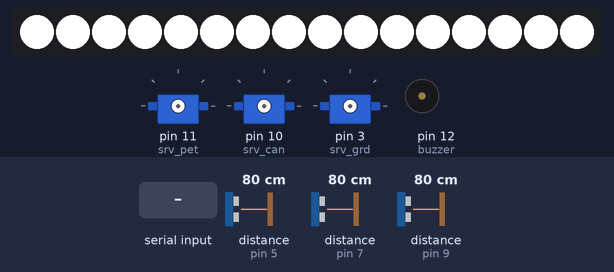
Recording of a sketch running on a simulated Arduino Uno, built with avr-gcc and run on an emulated ATmega328P. Parts: 16 RGB LEDs in strip order, left to right, 3 × servo, buzzer (waves = sounding). Wiring (inferred from the names in the program): 3 × ultrasonic range finder: trigger pin 4, echo pin 5 / trigger pin 6, echo pin 7 / trigger pin 8, echo pin 9. The test bench sets the inputs (shaded band); at power-on: distance to the obstacle (sensors on pin 5, pin 9, pin 7) 80 cm. The echo pulse lasts 58.3 µs per cm; what the sketch prints to the serial monitor is not drawn.

Above: at 1.6 s.
6.4 s: "0" received over Serial
7.9 s: distance to the obstacle (sensor on pin 5) set to 2 cm
9.9 s: "C90\n" received over Serial
At 11.3 s:
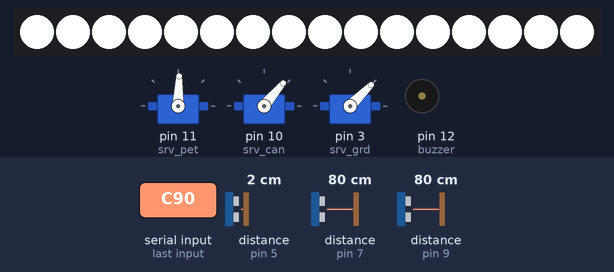
At 12.85 s:
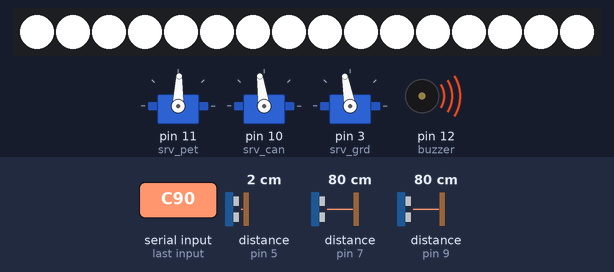
12.9 s: distance to the obstacle (sensor on pin 9) set to 2 cm
15.7 s: "B90\n" received over Serial
At 16.9 s:
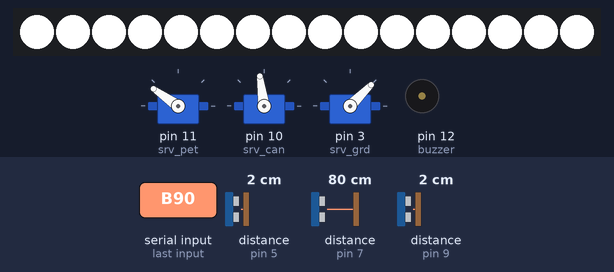
18.7 s: "C,45\n" received over Serial
At 20.44 s:
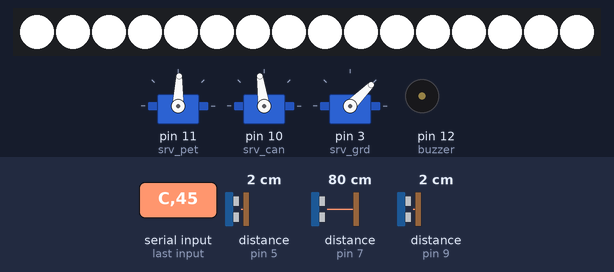
Timing chart, 0 to 22.0 s (numbered marks = the images above; inputs shaded):
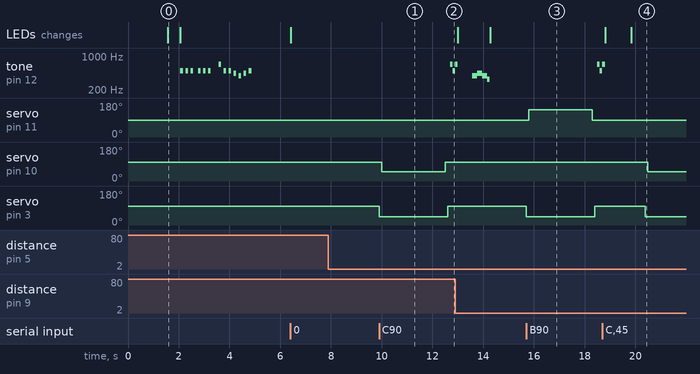

The sketch:

firmware.ino
```cpp
#include <Servo.h>
#include <Adafruit_NeoPixel.h>


//set pinnums
//trig : echo
//4:5 = recycling obj
//6:7 = can_full
//8:9 = bot_full
const unsigned int trigs[] = { 4, 6, 8 };
const unsigned int echos[] = { 5, 7, 9 };
const unsigned int lights = 13;
const unsigned int buzzer = 12;

//set values
unsigned int         ref_dist[] = { 0, 0, 0 };
const unsigned int  numpixels = 16;
const int pet_close = 88;   const int pet_open = 145;
const int can_close = 98;   const int can_open = 50;
const int guard_on = 100;   const int guard_off = 45;
const int gar_dis = 30;   const int obj_dis =30;
Servo srv_pet, srv_can, srv_grd;
Adafruit_NeoPixel pixels(numpixels, lights, NEO_GRB + NEO_KHZ800);
const int notes[] = { 262, 294, 330, 349, 392, 440, 494, 680 };
const char codes[] = "cdefgabc";
const char* songs_no = "2";
const char* songs_yes = "878";
const char* songs_full = "5566553";
const char* songs_start = "7070700707070008070706050607";

//set flags
int flag = 4;
char s_flag = 'N';
int neo_flag =0;


//func tree
/*
-setup()
	|- set_ref_dist()
		|- get_dist()
		|- trig()
		|- get_echoTime()
-loop()
	|- Read_start_ch()
    |- sound_buzzer()
	|- lights_on()
	|- check_garbage_full()
		|- check_distance()
		|- sound_buzzer()
       |- player()
	|- check_obj()
		|- check_distance()
	|- read_obj_msg()
		|- lights_off()
		|- actvate_can()
		|- activate_bot
		|- sound_buzzer()
       |- player()
*/
void set_ref_dist(int id);
unsigned int get_dist(unsigned int index);
void trig(unsigned int pinTrig);
unsigned long get_echoTime(unsigned int pinEcho);
unsigned int Read_start_ch(void);
unsigned int check_garbage_full(void);
unsigned int check_obj(void);
unsigned int read_obj_msg(void);
unsigned int check_distance(int dis,int id);
//void sound_buzzer(int i);
void activate_bot(void);
void actvate_can(void);
void lights_on(void);
void lights_off(void);
void sound_buzzer(char* song);
void player(char ch, int tm);

void setup() {
  //serial communication
    Serial.begin(9600);

  //set ultrasonic
    for (int i = 0; i < 3; i++) {
        pinMode(trigs[i], OUTPUT);  pinMode(echos[i], INPUT);
    }

  //save reference distance
    for(int i = 0; i < 3; i++){
      set_ref_dist(i);
  }


  //set pixel
  pixels.begin();
  lights_on();
  delay(500);
  lights_off();

  sound_buzzer(songs_start);
  //set servo
    srv_pet.attach(11);  srv_pet.write(pet_close); delay(100);
    srv_can.attach(10);  srv_can.write(can_close); delay(100);
    srv_grd.attach(3);  srv_grd.write(guard_on); delay(100);


}

void loop() {
  if(flag==4){
    flag = Read_start_ch();

  }
  if(flag==0){
    flag=check_garbage_full();
  }

  if(flag==1){
    flag = check_obj();
  }

  if(flag==2){
    flag = read_obj_msg();

  }
}

//setting reference distance
void set_ref_dist(int id){
    int sum = 0;

    for (int i = 0; i < 100; i++)
        sum = sum + get_dist(id);


    ref_dist[id] = sum / 100;

}

//get distance
unsigned int get_dist(unsigned int index){
    trig(trigs[index]);

    unsigned long echo_time = get_echoTime(echos[index]);

    if (echo_time != 0)
        return 17 * echo_time / 100;
    else
        return 0;
}

//trig
void trig(unsigned int pinTrig) {
    digitalWrite(pinTrig, HIGH);
    delayMicroseconds(10);
    digitalWrite(pinTrig, LOW);
}

//wait till trig back
unsigned long get_echoTime(unsigned int pinEcho){
    unsigned long echoTime = 0;

    while (digitalRead(pinEcho) == LOW);
    unsigned long startTime = micros();
    while (digitalRead(pinEcho) == HIGH);

    echoTime = micros() - startTime;

    if (echoTime >= 240 && echoTime <= 23000)
        return echoTime;
    else
        return 0;
}

unsigned int Read_start_ch(void) {
    if(Serial.available()>0) {
        Serial.read();
    return 0;
    }
  else return 4;
}

unsigned int check_garbage_full(void){
  int send_gar_msg;

  if(s_flag == 'C'){
    delay(500);
    //check can_gar
    send_gar_msg = check_distance(gar_dis,2);

  }
  else if(s_flag == 'B'){
    //check bot_gar
    delay(500);
    send_gar_msg = check_distance(gar_dis,1);
  }
  else  send_gar_msg = 0;

  if(send_gar_msg==0){
    Serial.print('N');
    lights_on();
    return 1;
   } else {
    Serial.print(s_flag);
	sound_buzzer(songs_full);
    lights_on();
    return 1;
  }
}

unsigned int check_obj(void){
  if(check_distance(obj_dis,0)==1){
    delay(500);
    Serial.print('P');

    return 2;
  }
  else return 1;
}

unsigned int read_obj_msg(void){
  if (Serial.available() > 0) {
    char ch = Serial.read();

    //run can servo
    if (ch == 'C' ) {
      actvate_can();
	  sound_buzzer(songs_yes);
      s_flag='C';
      lights_off();
      return 0;
    }
    //run bottle servo
    if (ch == 'B') {
      activate_bot();
	  sound_buzzer(songs_yes);
      s_flag='B';
      lights_off();
      return 0;
    }
    //not bottle and can
    if (ch == 'N') {
      sound_buzzer(songs_no);
      delay(5000);
      s_flag='N';
      return 0;
    }

    }
  return 2;
}

unsigned int check_distance(int dis,int id){
  unsigned int dist2obj ;
  int sum = 0;

  for (int i = 0; i < 100; i++)
     sum = sum + get_dist(id);

  dist2obj = sum / 100;

  if(dist2obj > ref_dist[id] + dis || dist2obj < ref_dist[id] - dis)
    return 1;
  else return 0;
}


void activate_bot(void) {
    srv_grd.write(guard_off); delay(100);
    srv_pet.write(pet_open); delay(2500);
    srv_pet.write(pet_close); delay(100);
    srv_grd.write(guard_on); delay(100);
}

void actvate_can(void) {
    srv_grd.write(guard_off); delay(100);
    srv_can.write(can_open); delay(2500);
    srv_can.write(can_close); delay(100);
    srv_grd.write(guard_on); delay(100);
}

void lights_on(void){
	if(neo_flag==0){
		for(int i=0; i<numpixels; i++) {
			pixels.setPixelColor(i, pixels.Color(255, 255, 255));
      pixels.show();
		}
		neo_flag=1;
	}else ;
}

void lights_off(void){
	if(neo_flag==1){
		pixels.clear(); // Set all pixel colors to 'off'
		pixels.show();
		neo_flag=0;
	}else ;
}

void sound_buzzer(char* song){

	for (int i=0;i<strlen(song);++i){
		player(song[i],100);
	}
}

void player(char ch, int tm)
{
	if(ch >= '1' && ch <= '8')  {
		tone (buzzer, notes[(ch-'0')-1]);
		delay(tm);
	}
	else if(ch == '0'){
		delay(tm);
	}
	else;

	noTone(buzzer);
}
```

Measured:
- after the input at 7.9 s, every drawn part: stays the same
- after the input at 9.9 s, tone on pin 12 (buzzer): silent → 680 Hz after 2.8 s, → 494 Hz 0.10 s later; servo on pin 10 (srv_can): 98° → 50° after 0.10 s, → 98° 2.5 s later; servo on pin 3 (srv_grd): 100° → 45° at once, → 100° 2.7 s later
- after the input at 15.7 s, tone on pin 12 (buzzer): silent → 680 Hz after 2.8 s, → 494 Hz 0.10 s later; servo on pin 11 (srv_pet): 88° → 145° after 0.10 s, → 88° 2.5 s later; servo on pin 3 (srv_grd): 100° → 45° at once, → 100° 2.7 s later
- after the input at 18.7 s, servo on pin 10 (srv_can): 98° → 50° after 1.8 s; servo on pin 3 (srv_grd): 100° → 45° after 1.7 s
- what the display in image 0 shows lasts 0.5 s, from 1.6 s to 2.1 s
